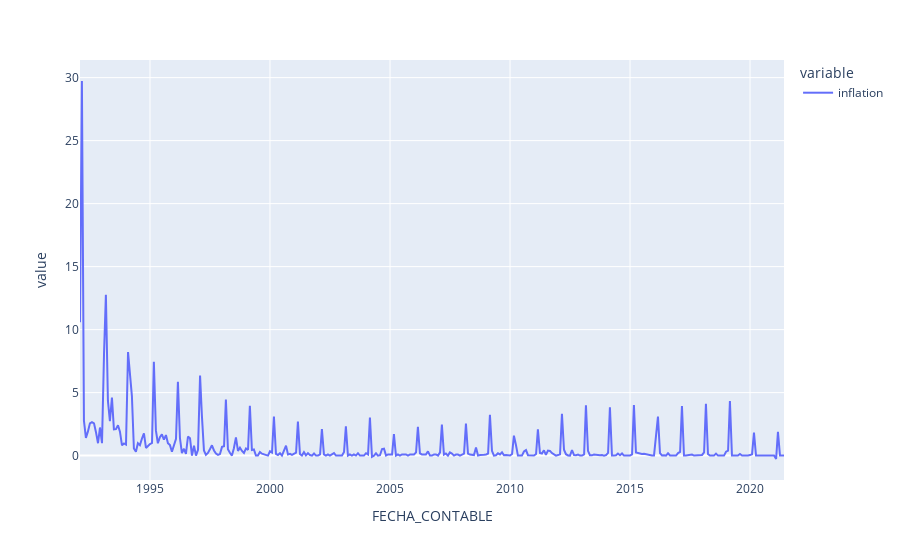

Notebook source saved alongside this figure:
### Markdown cell above
### INFLACIÓN EDUCATIVA

### Code cell
urllib3.disable_warnings(urllib3.exceptions.InsecureRequestWarning)

url = 'https://estadisticas.bcrp.gob.pe/estadisticas/series/mensuales/resultados/PN01303PM/html'
requests.post(url=url, verify=False)
html = requests.get(url,verify=False).content
df_list = pd.read_html(html)
DB_INF = df_list[-1] #este es el dataframe del banco
DB_INF['Fecha'] ='01'+ DB_INF['Fecha'].apply(str)
DB_INF.rename(columns={ DB_INF.columns[0]: "FECHA_CONTABLE" }, inplace = True)
DB_INF.rename(columns={ DB_INF.columns[1]: "inflation" }, inplace = True)
DB_INF['FECHA_CONTABLE'] = pd.date_range(start='2/1/1992', end='6/1/2021', freq='MS')
DB_INF.set_index('FECHA_CONTABLE', inplace =True)
DB_INF.plot()

### Figure 1 — Plotly figure (JSON) as saved in the notebook; plotly's stock layout.template omitted (floating-point values rounded to 4 significant figures; data arrays with more than 128 entries replaced by an {"elided": "..."} marker saying what was removed)
{"data": [{"hovertemplate": "variable=inflation<br>FECHA_CONTABLE=%{x}<br>value=%{y}<extra></extra>", "legendgroup": "inflation", "line": {"color": "#636efa", "dash": "solid"}, "mode": "lines", "name": "inflation", "orientation": "v", "showlegend": true, "type": "scatter", "x": {"elided": "353 str values"}, "xaxis": "x", "y": {"elided": "353 float values"}, "yaxis": "y"}], "layout": {"legend": {"title": {"text": "variable"}, "tracegroupgap": 0}, "margin": {"t": 60}, "xaxis": {"anchor": "y", "domain": [0, 1], "title": {"text": "FECHA_CONTABLE"}}, "yaxis": {"anchor": "x", "domain": [0, 1], "title": {"text": "value"}}}}
